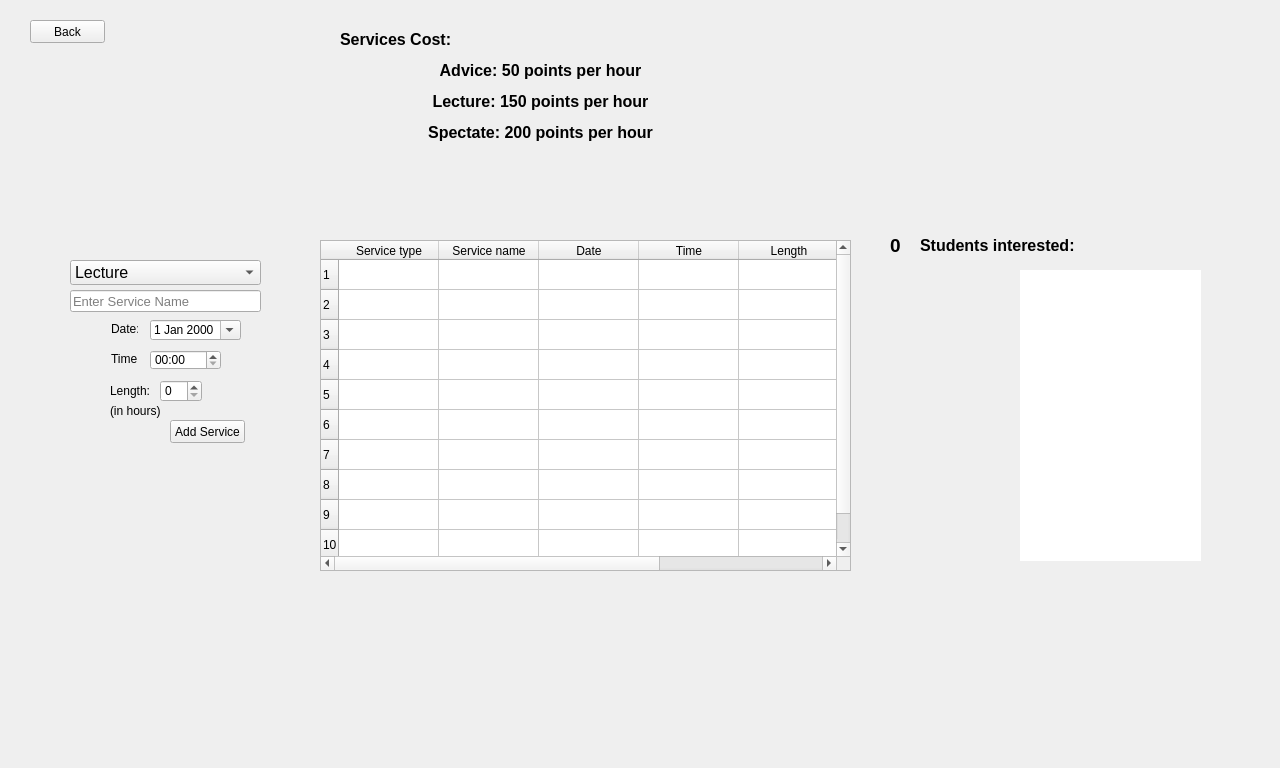
<?xml version="1.0" encoding="UTF-8"?>
<ui version="4.0">
 <class>vServices</class>
 <widget class="QWidget" name="vServices">
  <property name="geometry">
   <rect>
    <x>0</x>
    <y>0</y>
    <width>1280</width>
    <height>768</height>
   </rect>
  </property>
  <property name="windowTitle">
   <string>Services</string>
  </property>
  <widget class="QTableWidget" name="servicesTable">
   <property name="geometry">
    <rect>
     <x>320</x>
     <y>240</y>
     <width>531</width>
     <height>331</height>
    </rect>
   </property>
   <property name="frameShadow">
    <enum>QFrame::Sunken</enum>
   </property>
   <property name="selectionMode">
    <enum>QAbstractItemView::SingleSelection</enum>
   </property>
   <property name="selectionBehavior">
    <enum>QAbstractItemView::SelectRows</enum>
   </property>
   <property name="sortingEnabled">
    <bool>true</bool>
   </property>
   <property name="rowCount">
    <number>10</number>
   </property>
   <row/>
   <row/>
   <row/>
   <row/>
   <row/>
   <row/>
   <row/>
   <row/>
   <row/>
   <row/>
   <column>
    <property name="text">
     <string>Service type</string>
    </property>
   </column>
   <column>
    <property name="text">
     <string>Service name</string>
    </property>
   </column>
   <column>
    <property name="text">
     <string>Date</string>
    </property>
   </column>
   <column>
    <property name="text">
     <string>Time</string>
    </property>
   </column>
   <column>
    <property name="text">
     <string>Length</string>
    </property>
   </column>
   <column>
    <property name="text">
     <string>Service ID</string>
    </property>
    <property name="font">
     <font>
      <pointsize>10</pointsize>
      <bold>true</bold>
     </font>
    </property>
   </column>
  </widget>
  <widget class="QPushButton" name="addService">
   <property name="geometry">
    <rect>
     <x>170</x>
     <y>420</y>
     <width>75</width>
     <height>23</height>
    </rect>
   </property>
   <property name="text">
    <string>Add Service</string>
   </property>
  </widget>
  <widget class="QComboBox" name="serviceboxR">
   <property name="enabled">
    <bool>true</bool>
   </property>
   <property name="geometry">
    <rect>
     <x>70</x>
     <y>260</y>
     <width>191</width>
     <height>25</height>
    </rect>
   </property>
   <property name="font">
    <font>
     <pointsize>12</pointsize>
    </font>
   </property>
   <property name="editable">
    <bool>false</bool>
   </property>
   <property name="currentText">
    <string>Lecture</string>
   </property>
   <property name="frame">
    <bool>true</bool>
   </property>
   <item>
    <property name="text">
     <string>Lecture</string>
    </property>
   </item>
   <item>
    <property name="text">
     <string>Advice</string>
    </property>
   </item>
   <item>
    <property name="text">
     <string>Operation</string>
    </property>
   </item>
  </widget>
  <widget class="QLineEdit" name="serviceName">
   <property name="geometry">
    <rect>
     <x>70</x>
     <y>290</y>
     <width>191</width>
     <height>22</height>
    </rect>
   </property>
   <property name="font">
    <font>
     <pointsize>10</pointsize>
    </font>
   </property>
   <property name="styleSheet">
    <string notr="true"/>
   </property>
   <property name="placeholderText">
    <string>Enter Service Name </string>
   </property>
   <property name="cursorMoveStyle">
    <enum>Qt::VisualMoveStyle</enum>
   </property>
  </widget>
  <widget class="QPushButton" name="backv">
   <property name="geometry">
    <rect>
     <x>30</x>
     <y>20</y>
     <width>75</width>
     <height>23</height>
    </rect>
   </property>
   <property name="text">
    <string>Back</string>
   </property>
  </widget>
  <widget class="QDateEdit" name="vdate">
   <property name="geometry">
    <rect>
     <x>150</x>
     <y>320</y>
     <width>91</width>
     <height>20</height>
    </rect>
   </property>
   <property name="calendarPopup">
    <bool>true</bool>
   </property>
  </widget>
  <widget class="QTimeEdit" name="vtime">
   <property name="geometry">
    <rect>
     <x>150</x>
     <y>350</y>
     <width>71</width>
     <height>20</height>
    </rect>
   </property>
   <property name="displayFormat">
    <string>HH:mm</string>
   </property>
   <property name="calendarPopup">
    <bool>false</bool>
   </property>
  </widget>
  <widget class="QLabel" name="label">
   <property name="geometry">
    <rect>
     <x>111</x>
     <y>321</y>
     <width>27</width>
     <height>16</height>
    </rect>
   </property>
   <property name="text">
    <string>Date:</string>
   </property>
  </widget>
  <widget class="QLabel" name="label_2">
   <property name="geometry">
    <rect>
     <x>111</x>
     <y>351</y>
     <width>26</width>
     <height>16</height>
    </rect>
   </property>
   <property name="text">
    <string>Time:</string>
   </property>
  </widget>
  <widget class="QLabel" name="label_3">
   <property name="geometry">
    <rect>
     <x>110</x>
     <y>380</y>
     <width>41</width>
     <height>21</height>
    </rect>
   </property>
   <property name="text">
    <string>Length:</string>
   </property>
  </widget>
  <widget class="QSpinBox" name="spinBox">
   <property name="geometry">
    <rect>
     <x>160</x>
     <y>380</y>
     <width>42</width>
     <height>22</height>
    </rect>
   </property>
  </widget>
  <widget class="QLabel" name="label_4">
   <property name="geometry">
    <rect>
     <x>110</x>
     <y>400</y>
     <width>61</width>
     <height>21</height>
    </rect>
   </property>
   <property name="text">
    <string>(in hours)</string>
   </property>
  </widget>
  <widget class="QLabel" name="label_5">
   <property name="geometry">
    <rect>
     <x>340</x>
     <y>30</y>
     <width>401</width>
     <height>211</height>
    </rect>
   </property>
   <property name="font">
    <font>
     <pointsize>12</pointsize>
     <bold>true</bold>
    </font>
   </property>
   <property name="text">
    <string>&lt;html&gt;&lt;head/&gt;&lt;body&gt;&lt;p&gt;Services Cost:&lt;/p&gt;&lt;p align=&quot;center&quot;&gt;Advice: 50 points per hour&lt;/p&gt;&lt;p align=&quot;center&quot;&gt;   Lecture: 150 points per hour&lt;/p&gt;&lt;p align=&quot;center&quot;&gt;     Spectate: 200 points per hour&lt;/p&gt;&lt;/body&gt;&lt;/html&gt;</string>
   </property>
   <property name="alignment">
    <set>Qt::AlignLeading|Qt::AlignLeft|Qt::AlignTop</set>
   </property>
  </widget>
  <widget class="QListWidget" name="studentList">
   <property name="geometry">
    <rect>
     <x>1020</x>
     <y>270</y>
     <width>181</width>
     <height>291</height>
    </rect>
   </property>
   <property name="font">
    <font>
     <pointsize>10</pointsize>
     <bold>true</bold>
    </font>
   </property>
   <property name="focusPolicy">
    <enum>Qt::StrongFocus</enum>
   </property>
   <property name="frameShape">
    <enum>QFrame::NoFrame</enum>
   </property>
   <property name="spacing">
    <number>1</number>
   </property>
  </widget>
  <widget class="QLabel" name="label_6">
   <property name="geometry">
    <rect>
     <x>920</x>
     <y>230</y>
     <width>181</width>
     <height>31</height>
    </rect>
   </property>
   <property name="text">
    <string>&lt;html&gt;&lt;head/&gt;&lt;body&gt;&lt;p&gt;&lt;span style=&quot; font-size:12pt; font-weight:600;&quot;&gt;Students interested:&lt;/span&gt;&lt;/p&gt;&lt;/body&gt;&lt;/html&gt;</string>
   </property>
  </widget>
  <widget class="QLabel" name="numStudents">
   <property name="geometry">
    <rect>
     <x>890</x>
     <y>230</y>
     <width>51</width>
     <height>31</height>
    </rect>
   </property>
   <property name="font">
    <font>
     <pointsize>14</pointsize>
     <bold>true</bold>
    </font>
   </property>
   <property name="text">
    <string>0</string>
   </property>
  </widget>
 </widget>
 <resources/>
 <connections/>
</ui>
